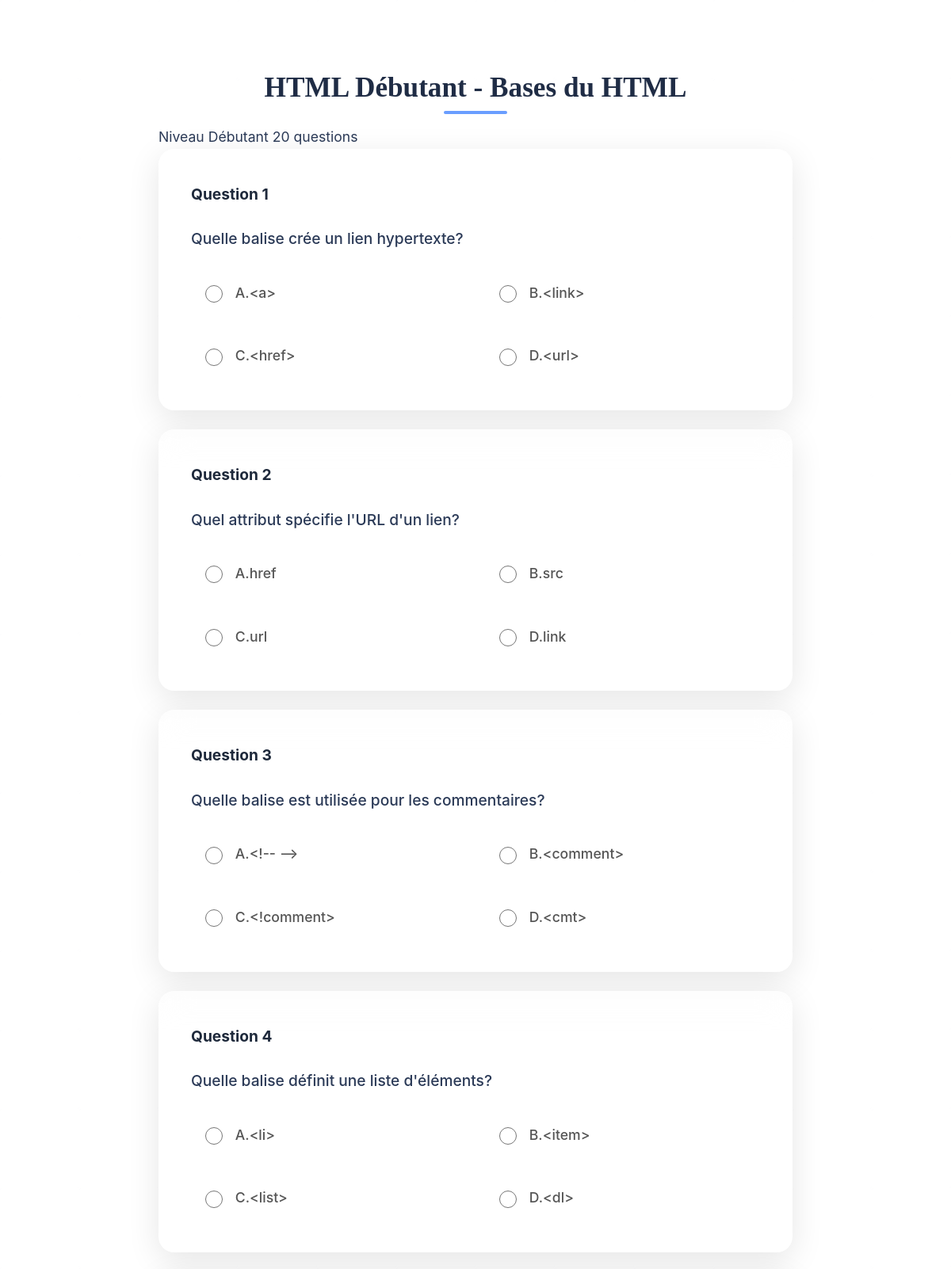
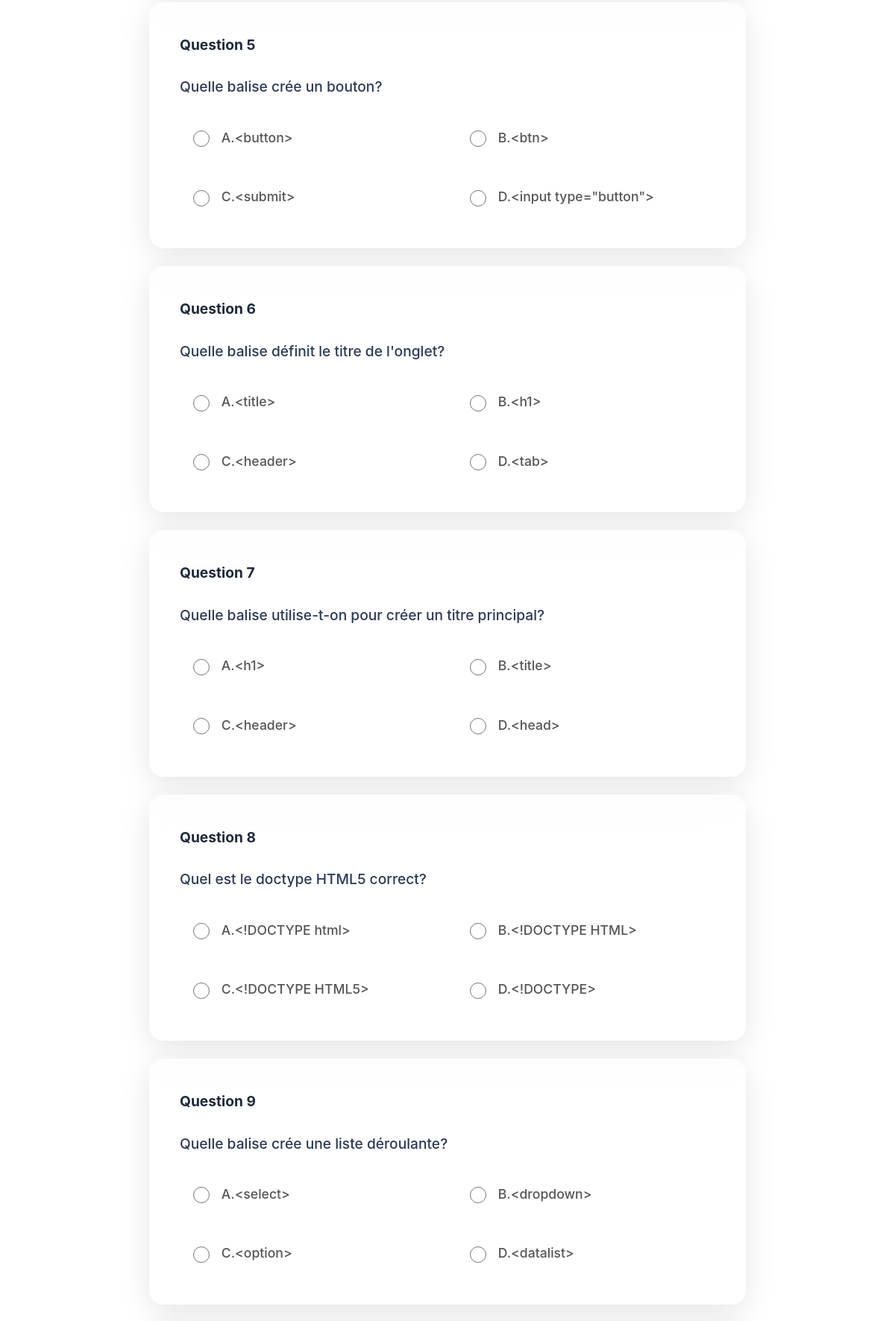
The app's page /evaluation/quiz.php?cours_id=1&level=1 (upper part) with its own data (2 pictures, top to bottom).
### tables this page shows
CREATE TABLE `quiz` (
  `id` int(11) NOT NULL,
  `cours_id` int(11) DEFAULT NULL,
  `niveau` enum('1','2','3') DEFAULT NULL,
  `title` varchar(255) DEFAULT NULL,
  `total_questions` int(11) DEFAULT 20,
  `description` text DEFAULT NULL
);

CREATE TABLE `questions` (
  `id` int(11) NOT NULL,
  `quiz_id` int(11) DEFAULT NULL,
  `question` text DEFAULT NULL,
  `option_a` text DEFAULT NULL,
  `option_b` text DEFAULT NULL,
  `option_c` text DEFAULT NULL,
  `option_d` text DEFAULT NULL,
  `reponse_correcte` char(1) DEFAULT NULL,
  `explication` text DEFAULT NULL
);

### evaluation/quiz.php (the view, shortened to what this page needs)
<?php
include_once('includes/functions.php');
$course_id = $_GET['cours_id'] ?? null;
$level = $_GET['level'] ?? null;
$quiz_query = $pdo->prepare("SELECT * FROM quiz
                            WHERE cours_id = ? AND niveau = ?
                            LIMIT 1");
$quiz_query->execute([$course_id, $level]);
$quiz = $quiz_query->fetch(PDO::FETCH_ASSOC);
$questions_query = $pdo->prepare("SELECT * FROM questions
                                  WHERE quiz_id = ?
                                  ORDER BY RAND()
                                  LIMIT 20");
$questions_query->execute([$quiz['id']]);
$questions = $questions_query->fetchAll(PDO::FETCH_ASSOC);
$level_names = [
    '1' => 'Débutant',
    '2' => 'Intermédiaire',
    '3' => 'Avancé'
];
?>
<!DOCTYPE html>
<html lang="fr">
<head>
    <link rel="stylesheet" href="assets/css/style.css">
</head>
<body>
    <div class="container">
        <div class="quiz-header">
            <h1><?= htmlspecialchars($quiz['title']) ?></h1>
            <div class="quiz-info">
                <span class="level-badge">Niveau <?= $level_names[$level] ?></span>
                <span class="question-count"><?= count($questions) ?> questions</span>
            </div>
        </div>
        <?php if (!empty($questions)): ?>
            <form action="submit_quiz.php" method="POST">
                <?php foreach ($questions as $index => $question): ?>
                    <div class="question-card">
                        <div class="question-header">
                            <span class="question-number">Question <?= $index + 1 ?></span>
                        </div>
                        <p class="question-text"><?= htmlspecialchars($question['question']) ?></p>
                        <div class="options-grid">
                            <?php foreach (['A' => 'option_a', 'B' => 'option_b', 'C' => 'option_c', 'D' => 'option_d'] as $letter => $field): ?>
                                <label class="option">
                                    <input type="radio"
                                           name="question_<?= $question['id'] ?>"
                                           value="<?= $letter ?>"
                                           required>
                                    <span class="option-letter"><?= $letter ?>.</span>
                                    <?= htmlspecialchars($question[$field]) ?>
                                </label>
                            <?php endforeach; ?>
                        </div>
                    </div>
                <?php endforeach; ?>
            </form>
        <?php else: ?>
            <div class="error-message">
                Aucune question disponible pour ce quiz
            </div>
        <?php endif; ?>
    </div>
</body>
</html>

### evaluation/assets/css/style.css (style rules this page uses)
:root { --primary: #4e8af3; --secondary: #3762b5; --accent: #6a9eff; --background: #f5fafd; --text: #2b3a57; --highlight: #c8e5f7; --deep: #1f2c45; --light: #ffffff; --button-gradient: linear-gradient(135deg, #4e8af3, #6a9eff); --card-shadow: rgba(0, 0, 0, 0.1); --error: #f472b6; --error-bg: #fff1f2; --success: #34d399; --success-bg: #d1fae5; --glass-bg: rgba(255, 255, 255, 0.25); --glass-blur: blur(20px); }
body { font-family: 'Inter', sans-serif; background: url('../bg.jpg') no-repeat center center fixed; background-size: cover; color: var(--text); margin: 0; padding: 4rem; font-size: clamp(1rem, 2vw, 1.1rem); line-height: 1.7; position: relative; -webkit-font-smoothing: antialiased; -moz-osx-font-smoothing: grayscale; text-rendering: optimizeLegibility; }
body::before { content: ''; position: fixed; top: 0; left: 0; width: 100%; height: 100%; z-index: -1; opacity: 0.2; }
h1, h2, h3 { font-family: 'Merriweather', serif; color: var(--deep); text-align: center; margin: 0 0 1.5rem; font-weight: 700; line-height: 1.3; text-shadow: 0 1px 2px rgba(0, 0, 0, 0.05); position: relative; transition: all 0.3s ease; }
h1::after, h2::after, h3::after { content: ''; width: 80px; height: 4px; background: var(--accent); position: absolute; bottom: -10px; left: 50%; transform: translateX(-50%); border-radius: 2px; }
.container { max-width: 800px; margin: 0 auto; padding: 1.5rem; }
.progress-card, .recommendation-card, .level-card, .metric-card, .course-card, .intro-card, .question-card, .result-card { padding: 2.5rem; border-radius: 20px; box-shadow: 0 10px 40px var(--card-shadow); border: 1px solid rgba(255, 255, 255, 0.3); transition: transform 0.4s ease, box-shadow 0.4s ease; position: relative; overflow: hidden; margin-bottom: 1.5rem; background: var(--glass-bg); backdrop-filter: var(--glass-blur); }
.question-text { font-size: 1.2rem; margin-bottom: 1.5rem; font-weight: 500; }
.options-grid { display: grid; grid-template-columns: 1fr 1fr; gap: 1.5rem; }
.option { display: flex; align-items: center; font-size: 1.1rem; font-weight: 500; color: #555; cursor: pointer; padding: 0.8rem; border-radius: 8px; transition: background-color 0.3s; }
.option input[type="radio"] { margin-right: 1rem; height: 22px; width: 22px; border-radius: 50%; border: 2px solid #888; transition: transform 0.2s ease-in-out; }
.question-header { display: flex; justify-content: space-between; margin-bottom: 1.5rem; font-size: 1.2rem; font-weight: bold; color: #1e293b; }

### records on screen
quiz: title "HTML Débutant - Bases du HTML"
questions: question "Quelle balise crée un lien hypertexte?", letter "A", option_a "<a>", letter "B", option_b "<link>", letter "C", option_c "<href>", letter "D", option_d "<url>"
questions: question "Quel attribut spécifie l'URL d'un lien?", letter "A", option_a "href", letter "B", option_b "src", letter "C", option_c "url", letter "D", option_d "link"
questions: question "Quelle balise est utilisée pour les commentaires?", letter "A", option_a "<!-- -->", letter "B", option_b "<comment>", letter "C", option_c "<!comment>", letter "D", option_d "<cmt>"
questions: question "Quelle balise définit une liste d'éléments?", letter "A", option_a "<li>", letter "B", option_b "<item>", letter "C", option_c "<list>", letter "D", option_d "<dl>"
questions: question "Quelle balise crée un bouton?", letter "A", option_a "<button>", letter "B", option_b "<btn>", letter "C", option_c "<submit>", letter "D", option_d "<input type=\"button\">"
questions: question "Quelle balise définit le titre de l'onglet?", letter "A", option_a "<title>", letter "B", option_b "<h1>", letter "C", option_c "<header>", letter "D", option_d "<tab>"
questions: question "Quelle balise utilise-t-on pour créer un titre principal?", letter "A", option_a "<h1>", letter "B", option_b "<title>", letter "C", option_c "<header>", letter "D", option_d "<head>"
questions: question "Quel est le doctype HTML5 correct?", letter "A", option_a "<!DOCTYPE html>", letter "B", option_b "<!DOCTYPE HTML>", letter "C", option_c "<!DOCTYPE HTML5>", letter "D", option_d "<!DOCTYPE>"
questions: question "Quelle balise crée une liste déroulante?", letter "A", option_a "<select>", letter "B", option_b "<dropdown>", letter "C", option_c "<option>", letter "D", option_d "<datalist>"

### other values on screen
$level_names[$level] "Débutant"
count($questions) "20"
